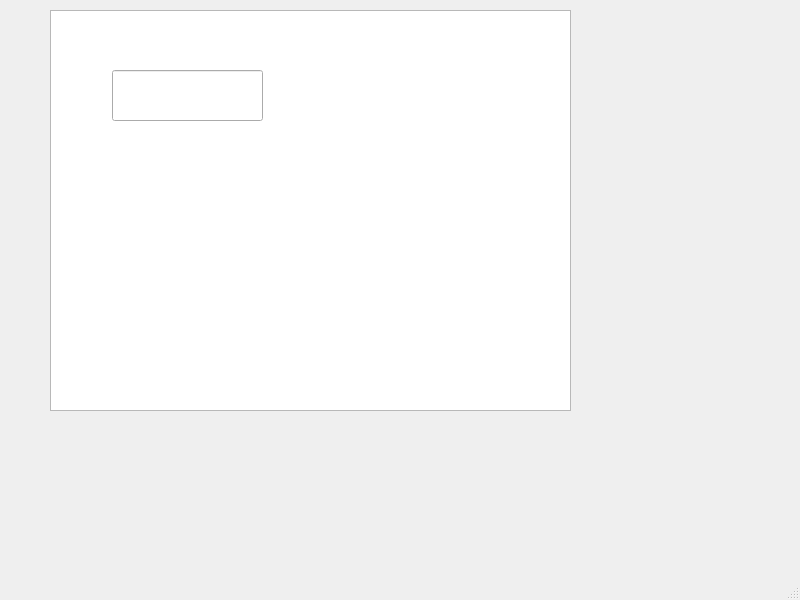
<?xml version="1.0" encoding="UTF-8"?>
<ui version="4.0">
 <class>Hangman</class>
 <widget class="QMainWindow" name="Hangman">
  <property name="geometry">
   <rect>
    <x>0</x>
    <y>0</y>
    <width>800</width>
    <height>600</height>
   </rect>
  </property>
  <property name="windowTitle">
   <string>Hangman</string>
  </property>
  <widget class="QWidget" name="centralwidget">
   <widget class="QGraphicsView" name="graphicsView">
    <property name="geometry">
     <rect>
      <x>50</x>
      <y>10</y>
      <width>521</width>
      <height>401</height>
     </rect>
    </property>
   </widget>
   <widget class="QLineEdit" name="TextBox">
    <property name="geometry">
     <rect>
      <x>112</x>
      <y>70</y>
      <width>151</width>
      <height>51</height>
     </rect>
    </property>
   </widget>
  </widget>
  <widget class="QMenuBar" name="menubar">
   <property name="geometry">
    <rect>
     <x>0</x>
     <y>0</y>
     <width>800</width>
     <height>22</height>
    </rect>
   </property>
  </widget>
  <widget class="QStatusBar" name="statusbar"/>
 </widget>
 <resources/>
 <connections/>
</ui>
